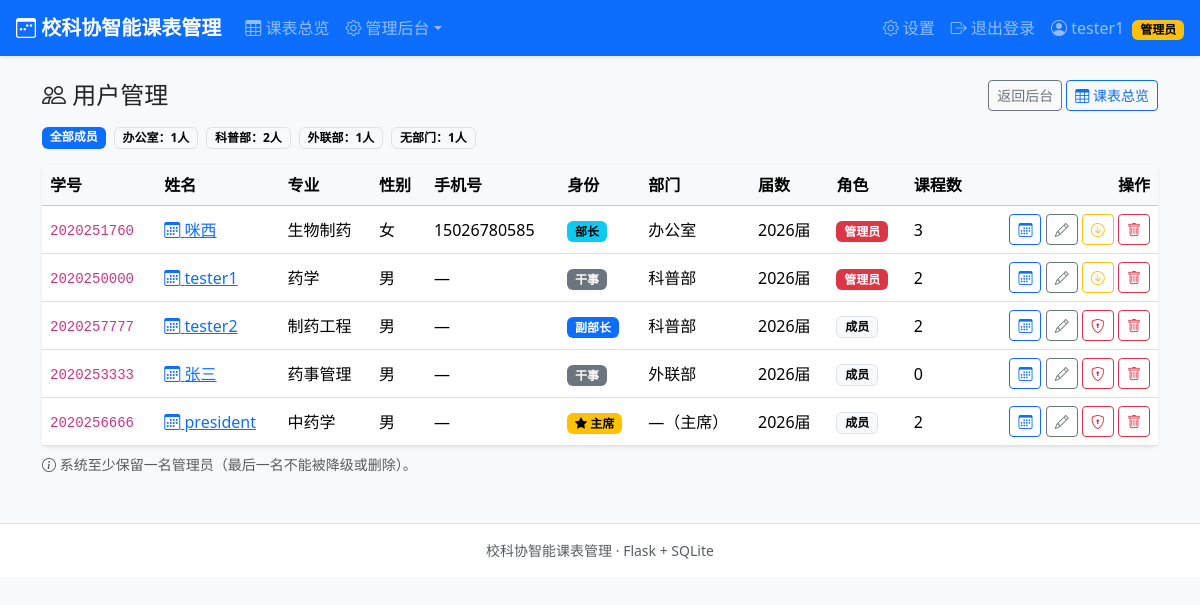
Screenshot of /admin/users (signed in) with the database file from the repository.
### tables this page shows
CREATE TABLE users (
        id            INTEGER PRIMARY KEY AUTOINCREMENT,
        student_id    TEXT NOT NULL UNIQUE,
        password_hash TEXT NOT NULL,
        name          TEXT NOT NULL,
        identity      TEXT NOT NULL,               -- 主席/部长/干事
        department    TEXT,                        -- 主席可以为空
        cohort        INTEGER NOT NULL,            -- 届数，如 2026
        role          TEXT NOT NULL DEFAULT 'member',  -- admin/member
        created_at    TEXT NOT NULL
    , major TEXT NOT NULL DEFAULT '', gender TEXT NOT NULL DEFAULT '男', phone TEXT NOT NULL DEFAULT '');

### app.py (the view)
@app.route("/admin/users")
@admin_required
def admin_users():
    department_filter = request.args.get("department", "all")
    user_sql = (
        "SELECT u.*, (SELECT COUNT(*) FROM courses c WHERE c.user_id = u.id) AS course_cnt "
        "FROM users u"
    )
    user_args = []
    if department_filter != "all":
        if department_filter == "无部门":
            user_sql += " WHERE u.department IS NULL"
        else:
            user_sql += " WHERE u.department = ?"
            user_args.append(department_filter)
    user_sql += " ORDER BY u.role = 'admin' DESC, "
    user_sql += (
        "CASE u.department "
        "WHEN '办公室' THEN 1 WHEN '科普部' THEN 2 WHEN '学术部' THEN 3 "
        "WHEN '宣传部' THEN 4 WHEN '外联部' THEN 5 WHEN '网络部' THEN 6 "
        "ELSE 7 END ASC, u.name ASC, u.cohort DESC"
    )
    users = query(user_sql, user_args)
    department_counts = query(
        "SELECT COALESCE(department, '无部门') AS department, COUNT(*) AS count "
        "FROM users GROUP BY department ORDER BY CASE department "
        "WHEN '办公室' THEN 1 WHEN '科普部' THEN 2 WHEN '学术部' THEN 3 "
        "WHEN '宣传部' THEN 4 WHEN '外联部' THEN 5 WHEN '网络部' THEN 6 ELSE 7 END")
    return render_template("admin/users.html", users=users, DEPARTMENTS=DEPARTMENTS,
                           department_counts=department_counts,
                           department_filter=department_filter)

### app.py (called while the page is built)
def get_db():
    if "db" not in g:
        conn = sqlite3.connect(DB_PATH)
        conn.row_factory = sqlite3.Row
        conn.execute("PRAGMA foreign_keys = ON")
        g.db = conn
    return g.db

def query(sql, args=()):
    return get_db().execute(sql, args).fetchall()

def query_one(sql, args=()):
    return get_db().execute(sql, args).fetchone()

def login_required(view):
    @wraps(view)
    def wrapped(*args, **kwargs):
        if session.get("user_id") is None:
            flash("请先登录", "warning")
            return redirect(url_for("login", next=request.full_path if request.query_string else url_for("index")))
        return view(*args, **kwargs)
    return wrapped

def admin_required(view):
    @wraps(view)
    @login_required
    def wrapped(*args, **kwargs):
        user = get_current_user()
        if user is None or user["role"] != "admin":
            flash("需要管理员权限", "danger")
            return redirect(url_for("index"))
        return view(*args, **kwargs)
    return wrapped

def get_current_user():
    uid = session.get("user_id")
    if uid is None:
        return None
    return query_one("SELECT * FROM users WHERE id = ?", (uid,))

### templates/admin/users.html (shortened to what this page needs)
{% extends "base.html" %}
{% block content %}
<div class="d-flex justify-content-between align-items-center mb-3">
  <h4 class="mb-0"><i class="bi bi-people"></i> 用户管理</h4>
  <div>
    <a class="btn btn-sm btn-outline-secondary" href="{{ url_for('admin_index') }}">返回后台</a>
    <a class="btn btn-sm btn-outline-primary" href="{{ url_for('schedule') }}"><i class="bi bi-table"></i> 课表总览</a>
  </div>
</div>
<div class="d-flex flex-wrap gap-2 my-3">
  <a class="badge text-bg-primary text-decoration-none" href="{{ url_for('admin_users', department='all') }}">全部成员</a>
  {% for item in department_counts %}
  <a class="badge {{ 'text-bg-primary' if department_filter == item.department else 'text-bg-light border' }} text-decoration-none"
     href="{{ url_for('admin_users', department=item.department) }}">{{ item.department }}：{{ item.count }}人</a>
  {% endfor %}
</div>
<div class="card shadow-sm">
  <div class="table-responsive">
    <table class="table table-hover align-middle mb-0">
      <thead class="table-light">
        <tr>
          <th>学号</th><th>姓名</th><th>专业</th><th>性别</th><th>手机号</th><th>身份</th><th>部门</th><th>届数</th><th>角色</th>
          <th>课程数</th><th class="text-end">操作</th>
        </tr>
      </thead>
      <tbody>
        {% for u in users %}
        <tr>
          <td><code>{{ u.student_id }}</code></td>
          <td>
            <a href="{{ url_for('schedule', user=u.id) }}"><i class="bi bi-calendar3"></i> {{ u.name }}</a>
          </td>
          <td>{{ u.major or '—' }}</td>
          <td>{{ u.gender or '—' }}</td>
          <td>{{ u.phone or '—' }}</td>
          <td>
            {% if u.identity == '主席' %}<span class="badge text-bg-warning"><i class="bi bi-star-fill"></i> 主席</span>
            {% elif u.identity == '部长' %}<span class="badge text-bg-info">部长</span>
            {% elif u.identity == '副部长' %}<span class="badge text-bg-primary">副部长</span>
            {% else %}<span class="badge text-bg-secondary">干事</span>{% endif %}
          </td>
          <td>{{ u.department or '—（主席）' }}</td>
          <td>{{ u.cohort }}届</td>
          <td>
            {% if u.role == 'admin' %}<span class="badge text-bg-danger">管理员</span>
            {% else %}<span class="badge text-bg-light border">成员</span>{% endif %}
          </td>
          <td>{{ u.course_cnt }}</td>
          <td class="text-end">
            <a class="btn btn-sm btn-outline-primary" href="{{ url_for('schedule', user=u.id) }}"
               title="查看课表"><i class="bi bi-calendar3"></i></a>
            <a class="btn btn-sm btn-outline-secondary" href="{{ url_for('admin_user_edit', uid=u.id) }}"
               title="编辑信息"><i class="bi bi-pencil"></i></a>
            <form class="d-inline" method="post" action="{{ url_for('admin_toggle', uid=u.id) }}">
              {% if u.role == 'admin' %}
              <button class="btn btn-sm btn-outline-warning" title="降为普通成员"><i class="bi bi-arrow-down-circle"></i></button>
              {% else %}
              <button class="btn btn-sm btn-outline-danger" title="设为管理员"><i class="bi bi-shield-lock"></i></button>
              {% endif %}
            </form>
            <form class="d-inline" method="post" action="{{ url_for('admin_user_delete', uid=u.id) }}"
                  onsubmit="return confirm('确定删除用户「{{ u.name }}」吗？将同时删除其全部课表记录。')">
              <button class="btn btn-sm btn-outline-danger" title="删除用户"><i class="bi bi-trash"></i></button>
            </form>
          </td>
        </tr>
        {% endfor %}
      </tbody>
    </table>
  </div>
</div>
<p class="text-muted small mt-2 mb-0">
  <i class="bi bi-info-circle"></i> 系统至少保留一名管理员（最后一名不能被降级或删除）。
</p>
{% endblock %}

### templates/base.html (shortened to what this page needs)
<!DOCTYPE html>
<html lang="zh-CN">
<head>
  <link href="https://cdn.jsdelivr.net/npm/bootstrap@5.3.3/dist/css/bootstrap.min.css" rel="stylesheet">
  <link href="https://cdn.jsdelivr.net/npm/bootstrap-icons@1.11.3/font/bootstrap-icons.min.css" rel="stylesheet">
  <link href="{{ url_for('static', filename='style.css') }}" rel="stylesheet">
</head>
<body class="bg-light">
{% if session.get('user_id') %}
<nav class="navbar navbar-expand-lg navbar-dark bg-primary shadow-sm sticky-top">
  <div class="container-fluid px-3">
    <a class="navbar-brand fw-bold" href="{{ url_for('schedule') }}">
      <i class="bi bi-calendar3-week"></i> 校科协智能课表管理
    </a>
    <div class="collapse navbar-collapse" id="navMain">
      <ul class="navbar-nav me-auto">
        <li class="nav-item"><a class="nav-link" href="{{ url_for('schedule') }}"><i class="bi bi-table"></i> 课表总览</a></li>
        {% if session.get('role') == 'admin' %}
        <li class="nav-item dropdown">
          <a class="nav-link dropdown-toggle" href="#" role="button" data-bs-toggle="dropdown"><i class="bi bi-gear"></i> 管理后台</a>
        </li>
        {% endif %}
      </ul>
      <ul class="navbar-nav">
        <li class="nav-item"><a class="nav-link" href="{{ url_for('settings') }}"><i class="bi bi-gear"></i> 设置</a></li>
        <li class="nav-item">
          <a class="nav-link" href="{{ url_for('logout') }}"><i class="bi bi-box-arrow-right"></i> 退出登录</a>
        </li>
      </ul>
      <span class="navbar-text ms-2">
        <i class="bi bi-person-circle"></i> {{ session.get('name') }}
        {% if session.get('role') == 'admin' %}<span class="badge text-bg-warning ms-1">管理员</span>{% endif %}
      </span>
    </div>
  </div>
</nav>
{% endif %}
<main class="container py-4">
  {% block content %}{% endblock %}
</main>
<footer class="text-center text-muted small py-3 border-top bg-white mt-4">
  校科协智能课表管理 · Flask + SQLite
</footer>
</body>
</html>

### static/style.css (style rules this page uses)
body { background: #f4f6f9; }
.card { border: 0; }
.badge { vertical-align: middle; }

### rows the page displays
users: get "tester1", student_id "2020250000", name "tester1", major "药学", gender "男", phone "—", identity "干事", department "科普部", cohort "2026", role "管理员", course_cnt "2"
users: student_id "2020251760", name "咪西", major "生物制药", gender "女", phone "15026780585", identity "部长", department "办公室", cohort "2026", role "管理员", course_cnt "3"
users: student_id "2020257777", name "tester2", major "制药工程", gender "男", phone "—", identity "副部长", department "科普部", cohort "2026", role "成员", course_cnt "2"
users: student_id "2020253333", name "张三", major "药事管理", gender "男", phone "—", identity "干事", department "外联部", cohort "2026", role "成员", course_cnt "0"
users: student_id "2020256666", name "president", major "中药学", gender "男", phone "—", identity "主席" (drawn), department "—（主席）", cohort "2026", role "成员", course_cnt "2"

### other values shown
{{ item.department }} "办公室" "科普部" "外联部" "无部门"
{{ item.count }} "1" "2" "1" "1"
